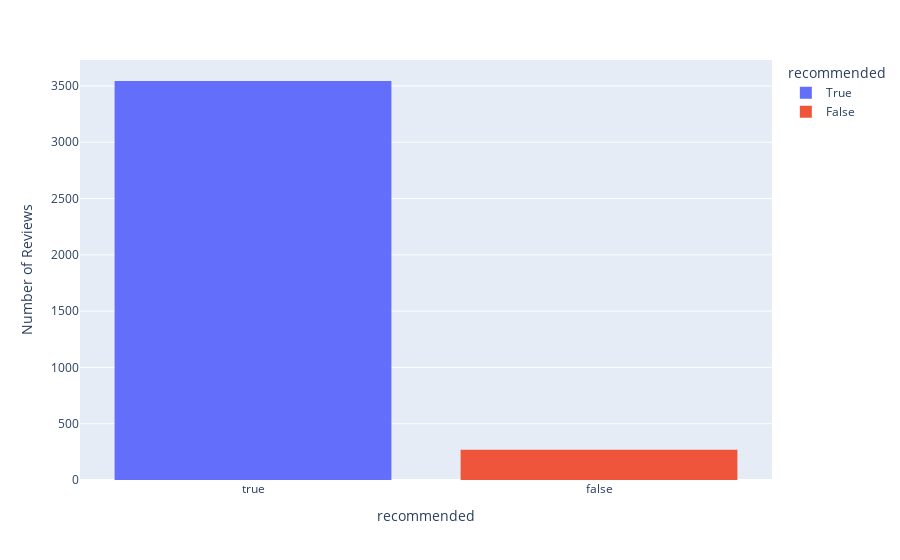

Notebook cell for this chart:
### Markdown cell above
We look at the number of reviews that have recommended the game or not.

### Code cell
px.histogram(df, x='recommended', color='recommended').update_yaxes(title='Number of Reviews')

### Figure 1 — Plotly figure (JSON) as saved in the notebook; plotly's stock layout.template omitted (floating-point values rounded to 4 significant figures; data arrays with more than 128 entries replaced by an {"elided": "..."} marker saying what was removed)
{"data": [{"alignmentgroup": "True", "bingroup": "x", "hovertemplate": "recommended=%{x}<br>count=%{y}<extra></extra>", "legendgroup": "True", "marker": {"color": "#636efa"}, "name": "True", "offsetgroup": "True", "orientation": "v", "showlegend": true, "type": "histogram", "x": {"elided": "3544 bool values"}, "xaxis": "x", "yaxis": "y"}, {"alignmentgroup": "True", "bingroup": "x", "hovertemplate": "recommended=%{x}<br>count=%{y}<extra></extra>", "legendgroup": "False", "marker": {"color": "#EF553B"}, "name": "False", "offsetgroup": "False", "orientation": "v", "showlegend": true, "type": "histogram", "x": {"elided": "268 bool values"}, "xaxis": "x", "yaxis": "y"}], "layout": {"barmode": "relative", "legend": {"title": {"text": "recommended"}, "tracegroupgap": 0}, "margin": {"t": 60}, "xaxis": {"anchor": "y", "categoryarray": [true, false], "categoryorder": "array", "domain": [0, 1], "title": {"text": "recommended"}}, "yaxis": {"anchor": "x", "domain": [0, 1], "title": {"text": "Number of Reviews"}}}}
